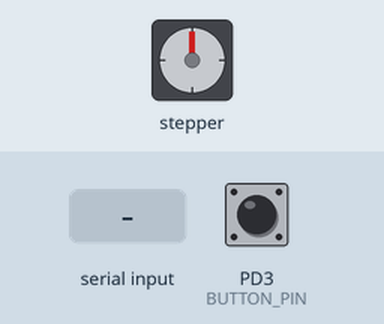
A program run on a simulated ATmega328P, built with avr-gcc and emulated at 8 MHz. Parts: stepper motor. Wiring (inferred from the names in the program): stepper motor driver (200 steps per turn assumed): step PD2; direction PD4. The test bench sets the inputs (shaded band); at power-on: PD3 (BUTTON_PIN) LOW. What the program prints to the serial monitor is not drawn.

Above: at 1.2 s.
1.3 s: "1" received over Serial
3.4 s: PD3 (BUTTON_PIN) pulled HIGH for 3.2 s
Timing chart, 0 to 7.6 s (numbered marks = the images above; inputs shaded):
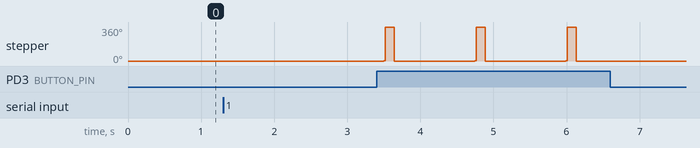

Measured:
- after the input at 1.3 s, every drawn part: stays the same
- after the input at 3.4 s, stepper: 0° → 1° after 0.10 s, then repeats every 1.2 s: 360° 0.10 s, 358° 0.02 s, 0° 1.1 s, 1° 0.02 s, until it stays 0° from 6.1 s

The program:

main.c
```c
/*
 * Combined_Code.c
 *
 * Created: 8/26/2024
 * Author : Hirusha
 */

#define F_CPU 8000000UL  // Define clock speed (in Hz)

#include <avr/io.h>
#include <avr/interrupt.h>
#include <util/delay.h>
#include <stdio.h>
#include <stdlib.h>
#include <string.h>

#define STEP_PIN PD2 // Define STEP_PIN as PD2
#define DIR_PIN PD4  // Define DIR_PIN as PD4
#define BUTTON_PIN PD3 // Define BUTTON_PIN as PD3
#define DEBOUNCE_DELAY 100 // Debounce delay in milliseconds
#define BAUD 115200 // Define BUAD RATE
#define MYUBRR F_CPU/16/BAUD-1 // Define Ubrr

volatile char RxData[10];  // Buffer to store received data
volatile uint8_t indx = 0;  // Index to track position in buffer

int steps_to_move = 200;
volatile uint8_t buttonPressed = 0; // Variable to count button presses

void gripper_setup();
void gripper_opening();
void gripper_closing();
void uartInit(void);
void btn_state();
void USART_Transmit(unsigned char data);
void USART_Transmit_String(const char *str);

void gripper_setup() {
	// Set STEP_PIN and DIR_PIN as output
	DDRD |= (1 << STEP_PIN) | (1 << DIR_PIN);
}

void gripper_opening() {
	// Set direction to HIGH
	PORTD |= (1 << DIR_PIN);

	// Make 500 pulses (half cycle rotation)
	for (int x = 0; x < steps_to_move; x++) {
		PORTD |= (1 << STEP_PIN);  // Set STEP_PIN HIGH
		_delay_us(50);           // Wait 220 microseconds
		PORTD &= ~(1 << STEP_PIN); // Set STEP_PIN LOW
		_delay_us(50);           // Wait 220 microseconds
	}

	// Transmit "Gripper Opened" after opening
	USART_Transmit_String("Gripper Opened\r\n");
}

void gripper_closing() {
	// Set direction to LOW
	PORTD &= ~(1 << DIR_PIN);

	// Make 500 pulses (half cycle rotation)
	for (int x = 0; x < steps_to_move; x++) {
		PORTD |= (1 << STEP_PIN);  // Set STEP_PIN HIGH
		_delay_us(50);           // Wait 220 microseconds
		PORTD &= ~(1 << STEP_PIN); // Set STEP_PIN LOW
		_delay_us(50);           // Wait 220 microseconds
	}

	// Transmit "Gripper Closed" after closing
	USART_Transmit_String("Gripper Closed\r\n");
}

void uartInit(void) {
	uint16_t ubrr_value = MYUBRR;
	UBRR0H = (ubrr_value >> 8);
	UBRR0L = ubrr_value;

	UCSR0B = (1<<RXEN0) | (1<<TXEN0) | (1<<RXCIE0);  // Enable RX, TX, and RX interrupt
	UCSR0C = (1<<UCSZ01) | (1<<UCSZ00);  // 8 data bits, 2 stop bit, no parity

	DDRD |= (1<<PD1);  // PD1 (TXD) as output
	DDRD &= ~(1<<PD0);  // PD0 (RXD) as input
}

void btn_state() {
	while(1){
		if ((PIND & (1 << BUTTON_PIN)) != 0) { // Button pressed (PD3 reads as 0)
			_delay_ms(DEBOUNCE_DELAY);
			buttonPressed++;
			break;
		}
	}
}

void USART_Transmit(unsigned char data)
{
	/* Wait for empty transmit buffer */
	while (!(UCSR0A & (1 << UDRE0)));

	/* Put data into buffer, sends the data */
	UDR0 = data;
}

void USART_Transmit_String(const char *str)
{
	while (*str)
	{
		USART_Transmit(*str++);
	}
}

ISR(USART_RX_vect) {
	char receivedChar = UDR0;  // Read the received character
	RxData[indx++] = receivedChar;  // Store the character in the buffer

	if (indx >= sizeof(RxData)) {  // Reset index if buffer is full
		indx = 0;
	}
	RxData[indx] = '\0';  // Null-terminate the string
}

int main(void) {
	gripper_setup();  // Set up Gripper
	uartInit();
	sei();  // Enable global interrupts

	while (1) {
		while(1){
			char temp[10];  // temporary non-volatile char array
			strcpy(temp, (char*)RxData);  // copy data from volatile char array to non-volatile array
			// check if the received string is not empty (receivedstring != null equivalent)
			if (strlen(temp) > 0) {
				break;
			}
		}
		for ( int i = 0; i < 10 ; i++){
			USART_Transmit_String("ACK");

			// Delay for 1000 ms
			_delay_ms(100);
		}

		btn_state();
		if (buttonPressed == 1)
		{
			gripper_opening();
			_delay_ms(1);
			btn_state();
			if (buttonPressed == 2)
			{
				gripper_closing();
			}
		}

		if (buttonPressed == 2) {
			buttonPressed = 0; // Reset buttonPressed after showing "ON"
		}
	}
}
```
